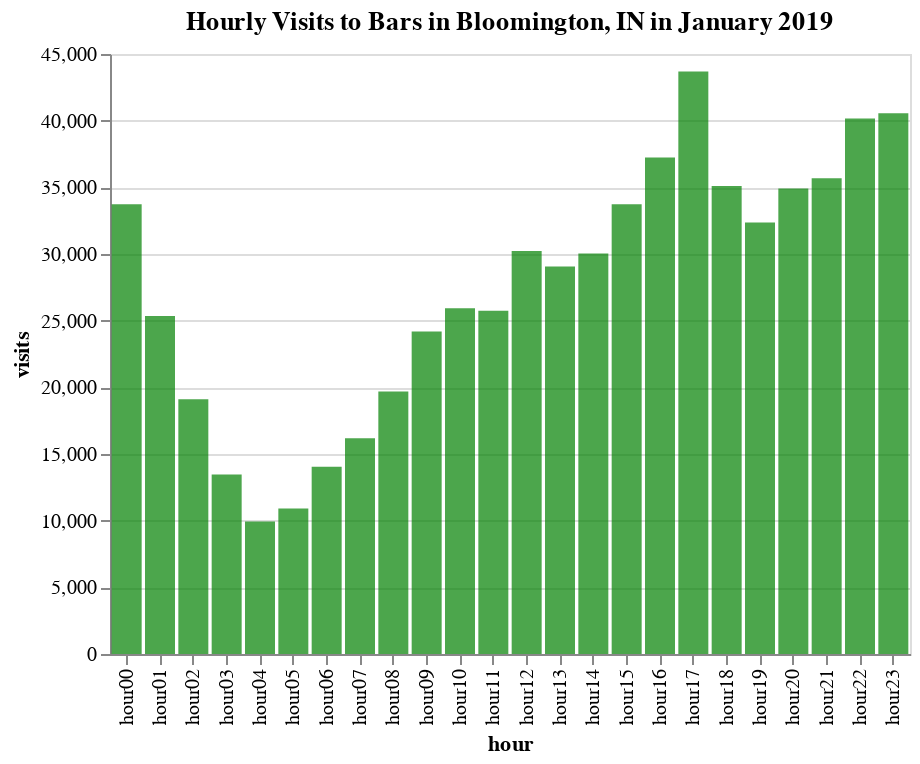

Here is the notebook cell this chart was saved with:
### Code cell
# Bars only
alt.Chart(pop_by_hour[pop_by_hour.naics_code == 722410.0]).mark_bar(opacity=0.7, color='green').encode(
        x='hour',
        y='visits'
).properties(
    title='Hourly Visits to Bars in Bloomington, IN in January 2019'
)

### Figure 1 — Vega-Lite specification as saved in the notebook (floating-point values rounded to 4 significant figures)
{"$schema": "https://vega.github.io/schema/vega-lite/v3.4.0.json", "config": {"mark": {"tooltip": null}, "view": {"height": 300, "width": 400}}, "data": {"name": "data-c3f5d28a439d6af6fb1cd79fc084aa7c"}, "datasets": {"data-c3f5d28a439d6af6fb1cd79fc084aa7c": [{"hour": "hour00", "naics_code": 722410, "visits": 33735}, {"hour": "hour01", "naics_code": 722410, "visits": 25350}, {"hour": "hour02", "naics_code": 722410, "visits": 19110}, {"hour": "hour03", "naics_code": 722410, "visits": 13455}, {"hour": "hour04", "naics_code": 722410, "visits": 9945}, {"hour": "hour05", "naics_code": 722410, "visits": 10920}, {"hour": "hour06", "naics_code": 722410, "visits": 14040}, {"hour": "hour07", "naics_code": 722410, "visits": 16185}, {"hour": "hour08", "naics_code": 722410, "visits": 19695}, {"hour": "hour09", "naics_code": 722410, "visits": 24180}, {"hour": "hour10", "naics_code": 722410, "visits": 25935}, {"hour": "hour11", "naics_code": 722410, "visits": 25740}, {"hour": "hour12", "naics_code": 722410, "visits": 30225}, {"hour": "hour13", "naics_code": 722410, "visits": 29055}, {"hour": "hour14", "naics_code": 722410, "visits": 30030}, {"hour": "hour15", "naics_code": 722410, "visits": 33735}, {"hour": "hour16", "naics_code": 722410, "visits": 37245}, {"hour": "hour17", "naics_code": 722410, "visits": 43680}, {"hour": "hour18", "naics_code": 722410, "visits": 35100}, {"hour": "hour19", "naics_code": 722410, "visits": 32370}, {"hour": "hour20", "naics_code": 722410, "visits": 34905}, {"hour": "hour21", "naics_code": 722410, "visits": 35685}, {"hour": "hour22", "naics_code": 722410, "visits": 40170}, {"hour": "hour23", "naics_code": 722410, "visits": 40560}]}, "encoding": {"x": {"field": "hour", "type": "nominal"}, "y": {"field": "visits", "type": "quantitative"}}, "mark": {"color": "green", "opacity": 0.7, "type": "bar"}, "title": "Hourly Visits to Bars in Bloomington, IN in January 2019"}
